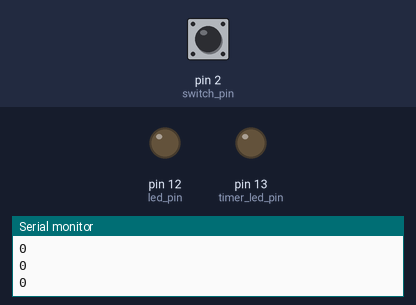
This sketch was run on a simulated Arduino Uno, built with avr-gcc and run on an emulated ATmega328P. Shown: output pins drawn as LEDs (lit = HIGH), the last lines printed to the serial monitor. Dashed ring = blinking. Inputs (shaded band) come from the test bench; at power-on: pin 2 (switch_pin) LOW.

Above: at 2.8 s.
2.9 s: pin 2 (switch_pin) pulled HIGH for 3.2 s
At 4.1 s:
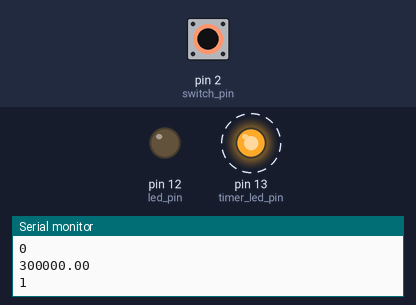
Timing chart, 0 to 7.7 s (numbered marks = the images above; inputs shaded):
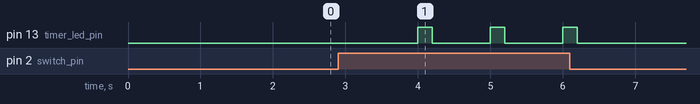

Measured:
- after the input at 2.9 s, pin 13 (timer_led_pin): alternates HIGH for 0.20 s and LOW for 0.80 s, 6 changes in all, then stays LOW, starting after 1.1 s

The sketch:

sketch_apr01a.ino
```cpp
#include <MsTimer2.h>

const int set_min=10;  // min
const double minute=60000; // 1 min = 60 * 1000 ms
const int timer_led_pin = LED_BUILTIN;
const int led_pin = 12;
const int switch_pin=2;
int work = 0;
const int default_interval = 1000;
int interval = default_interval;
double delta = 0;

unsigned long time_s = 0;
unsigned long time_e = 0;
unsigned long time_delta = 0;

void setup() {
    Serial.begin(19200);
    pinMode(switch_pin, INPUT);    //スイッチに接続ピンをデジタル入力に設定
    pinMode(led_pin, OUTPUT);
    pinMode(timer_led_pin, OUTPUT);

    delta = set_min * minute / 2;
    MsTimer2::set(delta, flash); // delta(ms) period
}

void flash()
{
  work=2;
  digitalWrite(timer_led_pin, HIGH) ;
  digitalWrite(led_pin, HIGH) ;      //スイッチが押されているならLEDを点灯
}

void loop() {
  interval = default_interval;
  if (digitalRead(2) == HIGH) {     //スイッチの状態を調べる
    if(work == 0) {
      MsTimer2::start();
      Serial.println(delta);
      work = 1;

      time_s = millis();
      time_e = 0;
      time_delta = 0;
    } else if (work == 1) {
      digitalWrite(timer_led_pin,HIGH);
      delay(200);
      interval -= 200;
      digitalWrite(timer_led_pin,LOW);
      delay(200);
      interval -= 200;
    } else { // work = 2
      Serial.println("alert");
      time_e = millis();
      time_delta = (time_e - time_s) / 1000;
      Serial.print("elapsed time s =");
      Serial.println(time_delta);
    }
  } else {
    work = 0;
    digitalWrite(timer_led_pin,LOW);
    digitalWrite(led_pin,LOW);       //スイッチが押されていないならLEDを消灯
    MsTimer2::stop();
  }
  Serial.println(work);
  delay(interval);
}
```
